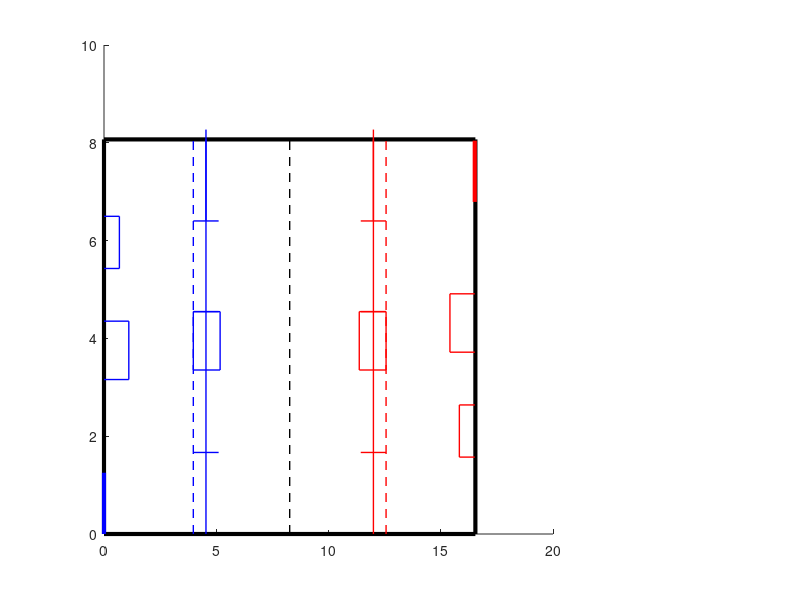

Reproduce this figure in MATLAB. (Note: this script raises an error after producing the figure.)
% Create figure and first subplot
figure(1), clf
subplot(1,4,1:3)
hold on

% Field Size 317 in. x 691 in.
field_width = 317.69 * 0.0254;
field_length = 691.22 * 0.0254;

% Field
plot([0 0]*0.0254,[0 317.69]*0.0254,'k','LineWidth',3)
plot([0 651.22]*0.0254,[0 0]*0.0254,'k','LineWidth',3)
plot([0 651.22]*0.0254,[317.69 317.69]*0.0254,'k','LineWidth',3)
plot([651.22, 651.22]*0.0254,[0 317.69]*0.0254,'k','LineWidth',3)
plot([325.61 325.61]*0.0254,[0 317.69]*0.0254,'k','LineWidth',1, 'LineStyle','--')
plot([3.97789 3.97789], [0 317.69] * 0.0254,'b','LineWidth',1, 'LineStyle','--')
plot([12.5631 12.5631], [0 317.69] * 0.0254,'r','LineWidth',1, 'LineStyle','--')
%Hub
plot([156.61 156.61+47]*0.0254,[317.69-65.65-73 317.69-65.65-73]*0.0254, 'b', 'LineWidth', 1)
plot([156.61 156.61+47]*0.0254,[317.69-65.65-73-47 317.69-65.65-73-47]*0.0254, 'b', 'LineWidth', 1)
plot([156.61+47 156.61+47]*0.0254,[317.69-65.65-73 317.69-65.65-73-47]*0.0254, 'b', 'LineWidth', 1)
plot([156.61 156.61]*0.0254,[317.69-65.65-73 317.69-65.65-73-47]*0.0254, 'b', 'LineWidth', 1)
plot([651.22-156.61 651.22-156.61-47]*0.0254,[317.69-65.65-73 317.69-65.65-73]*0.0254, 'r', 'LineWidth', 1)
plot([651.22-156.61 651.22-156.61-47]*0.0254,[317.69-65.65-73-47 317.69-65.65-73-47]*0.0254, 'r', 'LineWidth', 1)
plot([651.22-156.61-47 651.22-156.61-47]*0.0254,[317.69-65.65-73 317.69-65.65-73-47]*0.0254, 'r', 'LineWidth', 1)
plot([651.22-156.61 651.22-156.61]*0.0254,[317.69-65.65-73 317.69-65.65-73-47]*0.0254, 'r', 'LineWidth', 1)
%Trench + Bump
plot([156.61 156.61+44.40]*0.0254,[317.69-65.65-73 317.69-65.65-73]*0.0254, 'b', 'LineWidth', 1)
plot([156.61+22.2 156.61+22.2]*0.0254,[317.69 317.69-65.65]*0.0254, 'b', 'LineWidth', 1)
plot([156.61+22.2 156.61+22.2]*0.0254,[0. 325.61]*0.0254, 'b', 'LineWidth', 1)
plot([156.61 156.61+44.40]*0.0254,[317.69-65.65 317.69-65.65]*0.0254, 'b', 'LineWidth', 1)
plot([156.61 156.61+44.40]*0.0254,[65.65 65.65]*0.0254, 'b', 'LineWidth', 1)
plot([651.22-156.61 651.22-156.61-44.40]*0.0254,[317.69-65.65-73 317.69-65.65-73]*0.0254, 'r', 'LineWidth', 1)
plot([651.22-156.61-22.2 651.22-156.61-22.2]*0.0254,[317.69 317.69-65.65]*0.0254, 'r', 'LineWidth', 1)
plot([651.22-156.61-22.2 651.22-156.61-22.2]*0.0254,[0. 325.61]*0.0254, 'r', 'LineWidth', 1)
plot([651.22-156.61 651.22-156.61-44.40]*0.0254,[317.69-65.65 317.69-65.65]*0.0254, 'r', 'LineWidth', 1)
plot([651.22-156.61 651.22-156.61-44.40]*0.0254,[65.65 65.65]*0.0254, 'r', 'LineWidth', 1)
% Climber
plot([40+3.510 40+3.510]*0.0254,[26.62+121.24+23.5 26.62+121.24-23.5]*0.0254, 'b', 'LineWidth', 1)
plot([0 40+3.510]*0.0254,[26.62+121.24+23.5 26.62+121.24+23.5]*0.0254, 'b', 'LineWidth', 1)
plot([0 40+3.510]*0.0254,[26.62+121.24-23.5 26.62+121.24-23.5]*0.0254, 'b', 'LineWidth', 1)
plot([650.12-40-3.510 650.12-40-3.510]*0.0254,[82.42+87.46-23.5 82.42+87.46+23.5]*0.0254, 'r', 'LineWidth', 1)
plot([650.12 650.12-40-3.510]*0.0254,[82.42+87.46-23.5 82.42+87.46-23.5]*0.0254, 'r', 'LineWidth', 1)
plot([650.12 650.12-40-3.510]*0.0254,[82.42+87.46+23.5 82.42+87.46+23.5]*0.0254, 'r', 'LineWidth', 1)
% Depot
plot([27 27]*0.0254,[158.84+75.93-21 158.84+75.93+21]*0.0254, 'b', 'LineWidth', 1)
plot([0 27]*0.0254,[158.84+75.93+21 158.84+75.93+21]*0.0254, 'b', 'LineWidth', 1)
plot([0 27]*0.0254,[158.84+75.93-21 158.84+75.93-21]*0.0254, 'b', 'LineWidth', 1)
plot([650.12-27 650.12-27]*0.0254,[158.84-75.93-21 158.84-75.93+21]*0.0254, 'r', 'LineWidth', 1)
plot([650.12 650.12-27]*0.0254,[158.84-75.93+21 158.84-75.93+21]*0.0254, 'r', 'LineWidth', 1)
plot([650.12 650.12-27]*0.0254,[158.84-75.93-21 158.84-75.93-21]*0.0254, 'r', 'LineWidth', 1)
% Human Player
plot([0 0]*0.0254,[0 49.32]*0.0254, 'b', 'LineWidth', 3)
plot([650.12 650.12]*0.0254,[316.69 316.69-49.32]*0.0254, 'r', 'LineWidth', 3)
plot(Field_Length_Half,Field_Width - 5, 'o')


axis([-20*0.0254, (297.7*2+95.9+20)*0.0254, -20*0.0254, (317.5+20)*0.0254])

axis equal

axis equal
grid on
xlabel('X (m)')
ylabel('Y (m)')
